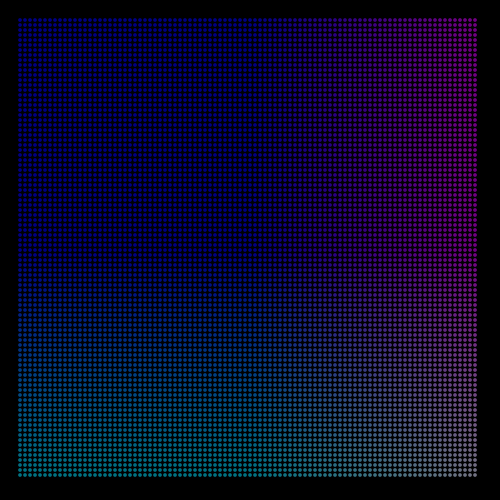
Frame 1 (no input)
Frame 60 (the mouse pressed at the canvas centre just before this capture): identical to frame 1, image omitted
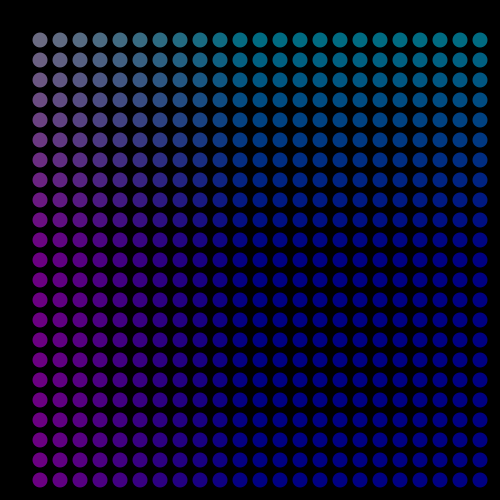
Frame 120 (the mouse held since frame 60 and released just before this capture)

The Processing sketch that drew these frames (run headless with seeded random() and noise(); from frame 60 on, the mouse is pressed at the canvas centre):

// Processing sketch: ejemplo_de_clase_02
// ── ejemplo_de_clase_02.pde
float m = 20; // margen;
float inc = 5;

void setup() {
  size(500, 500);
  noStroke();
  ellipseMode(CENTER);
  colorMode(RGB, width);
}


void draw() {
  float rot = map(mouseY, 0, height, 0, TWO_PI);
  translate(width/2, height/2);
  
  background(0);
  pushMatrix();
  rotate(rot);
  inc = map(mouseX, 0, width, 5, 35);
  for (float y = m - height/2; y < height - m - height/2; y += inc) {
    for (float x = m - width/2; x < width - m - width/2; x += inc) {
      fill(x, y, 255);
      ellipse(x, y, inc * .75, inc * .75);
    }
  }
  popMatrix();
}
